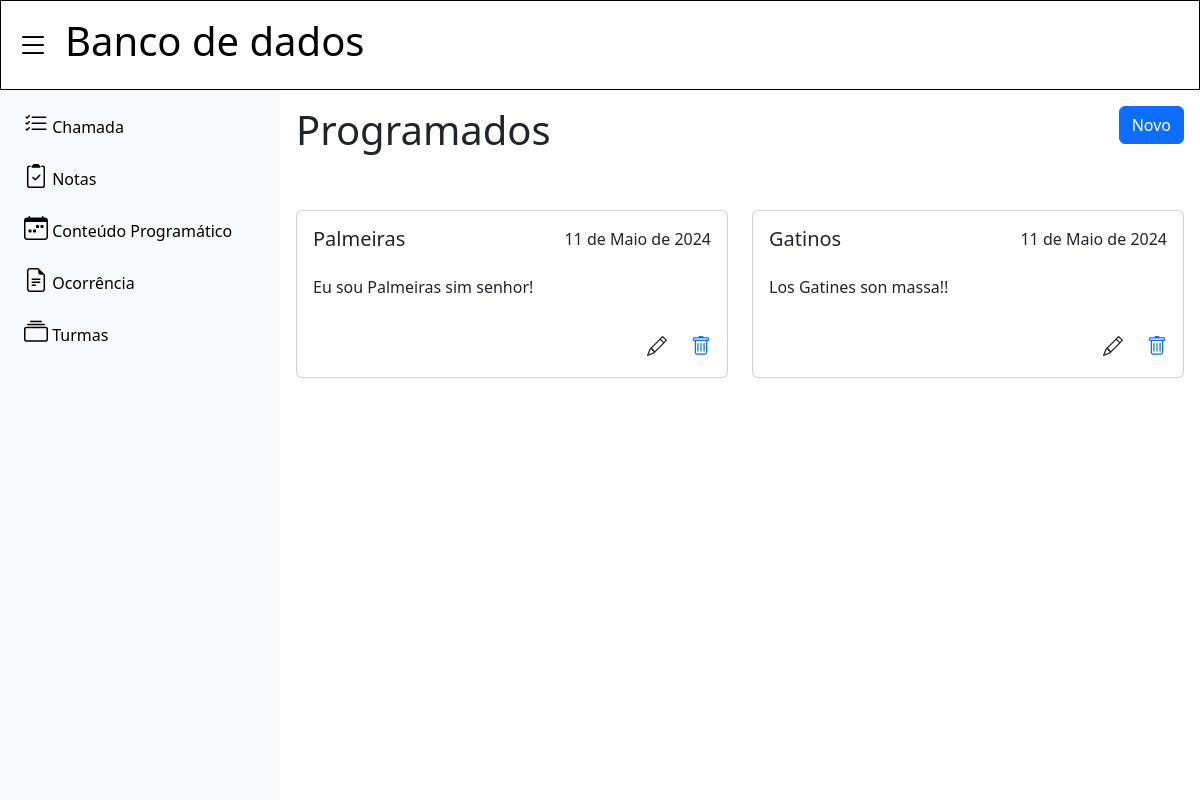
/programados/1/, run on an earlier commit of the app's database.
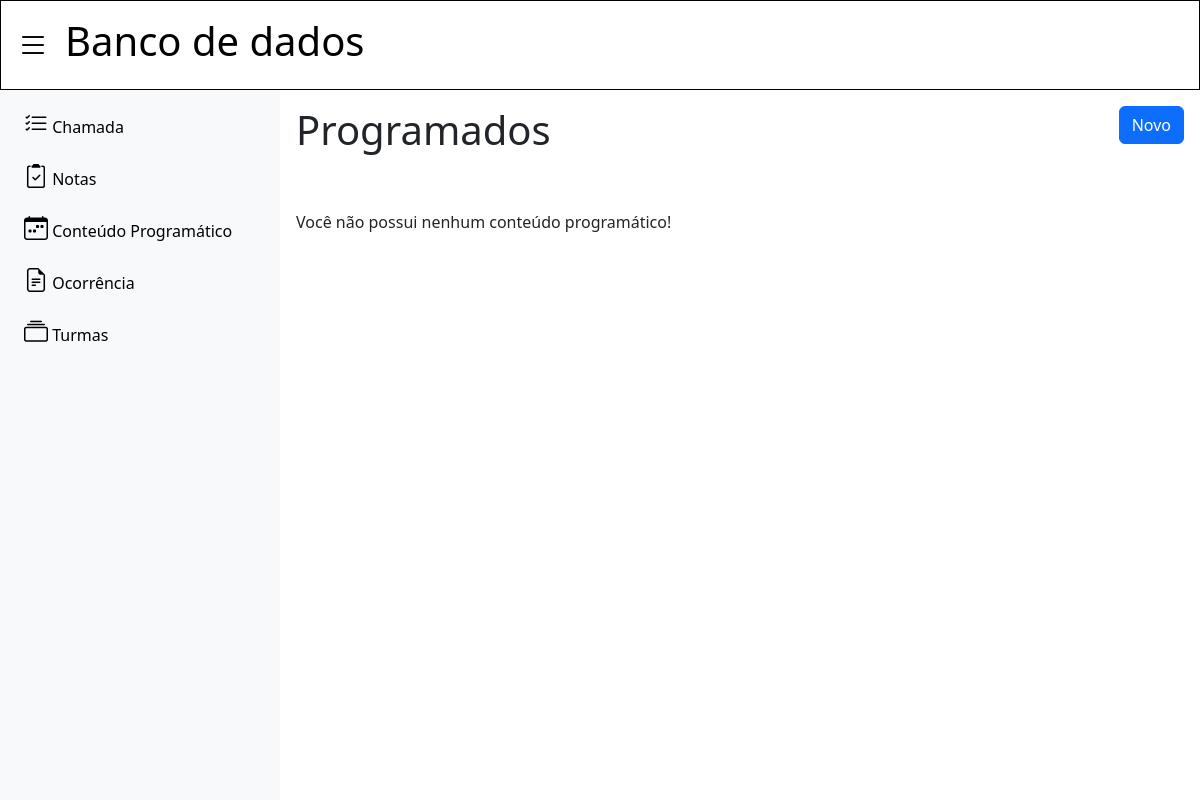
And on a later commit of the database.
### programados/models.py (models this page shows)
class Programado(models.Model):
    titulo = models.CharField(max_length=30)
    descricao = models.CharField(max_length=200)
    data = models.DateField()
    turma = models.ForeignKey(Turma, on_delete=models.CASCADE)
    materia = models.ForeignKey(Materia, on_delete=models.CASCADE)

### programados/views.py (the view, shortened to what this page needs)
# urls.py: path('programados/<int:id>/', include('programados.urls')),
def programados(request, id):
    tpm = TPM(id)
    programados = Programado.objects.filter(turma_id=tpm['turma'].id, materia_id=tpm['materia'].id)
    relacao = {'id': id, 'programados': programados, 'materia': tpm['materia']}
    return render(request, 'programados.html', {'relacao': relacao})

### turmas/models.py (called while the page is built)
def TPM(id):
    tpm = Relation_TPM.objects.get(pk=id)
    if tpm:
        turma = Turma.objects.get(pk=tpm.turma_id)
        alunos = Aluno.objects.filter(turma_id=turma.id)
        materia = Materia.objects.get(pk=tpm.materia_id)
        return {'id': id, 'turma': turma, 'alunos': alunos, 'materia': materia}

### programados/templates/programados.html (shortened to what this page needs)
{% extends 'base.html' %}
{% load static %}
{% block 'header' %}
    <h1>{{relacao.materia.nome}}</h1>
{% endblock %}
{% block 'dashboard' %}
    <div class="d-flex justify-content-between mb-5">
        <h1>Programados</h1>
        <div>
            <button type="button" class="btn btn-primary btn-nova-programacao" data-bs-toggle="modal" data-bs-target="#exampleModal">Novo</button>
        </div>
    </div>
    <div class="row">
        {% if relacao.programados %}
            {% for programado in relacao.programados %}
                {% include 'card.html' %}
            {% endfor %}
        {% else %}
            <p>Você não possui nenhum conteúdo programático!</p>
        {% endif %}
    </div>
{% endblock %}

### programados/templates/card.html
<div class="col-sm-6 mb-3 mb-sm-0">
    <div class="card">
    <div class="card-body">
        <div class="d-flex justify-content-between mb-3">
            <h5 class="card-title">{{ programado.titulo }}</h5>
            <span>{{ programado.data }}</span>
        </div>
        <p class="card-text">{{ programado.descricao }}</p>
    </div>
    <div>
        <div class="d-flex justify-content-end p-3 gap-4">
            <i class="bi bi-pencil editar-programa" data-relacao="{{relacao.id}}" data-id="{{programado.id}}" style="font-size: 1.25rem; cursor: pointer;"></i>
            <a href="delete/{{programado.id}}/?relacao={{relacao.id}}">
                <i class="bi bi-trash deletar-programa" style="font-size: 1.25rem; cursor: pointer;"></i>
            </a>
        </div>
    </div>
    </div>
</div>

What changed in the data, as far as the page shows it:
removed Programado: titulo "Palmeiras", data "11 de Maio de 2024", descricao "Eu sou Palmeiras sim senhor!"
removed Programado: titulo "Gatinos", data "11 de Maio de 2024", descricao "Los Gatines son massa!!"
Also different on the page:
text now shown: "Você não possui nenhum conteúdo programático!"
